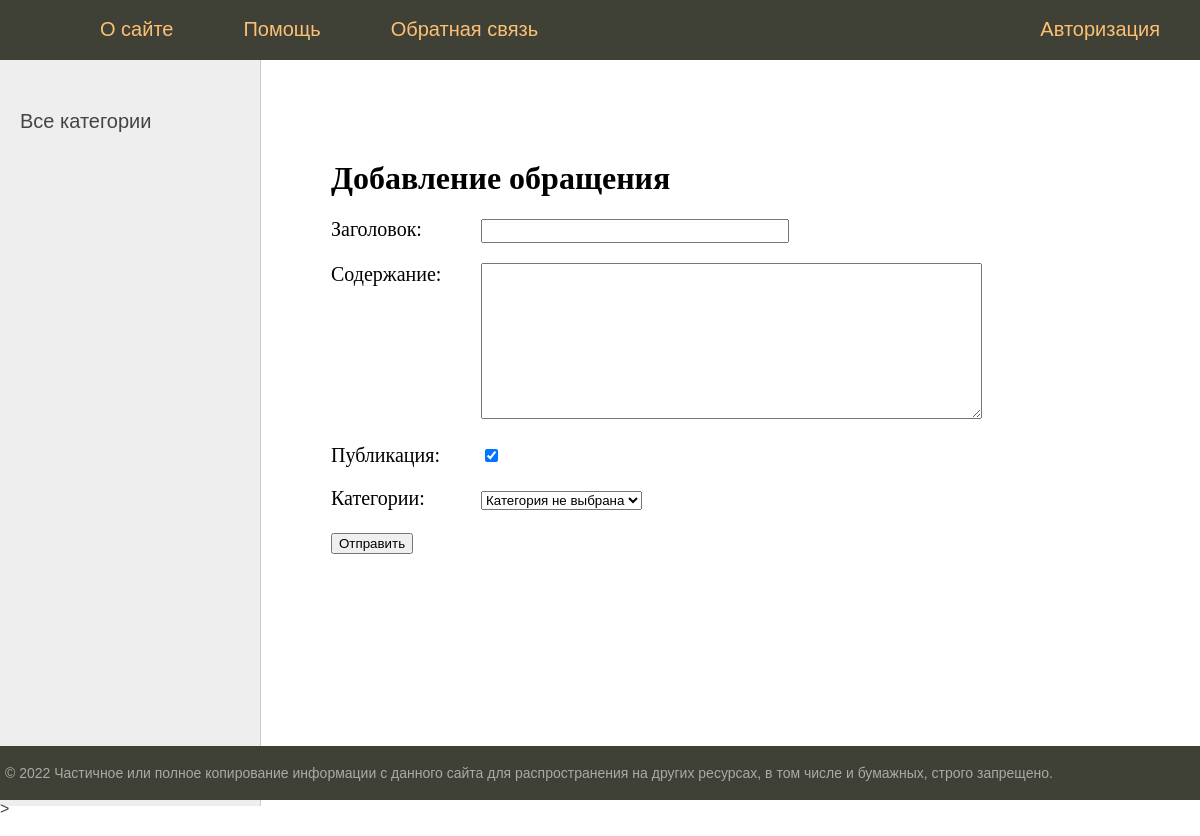
Before: /helpme/ with the older database file.
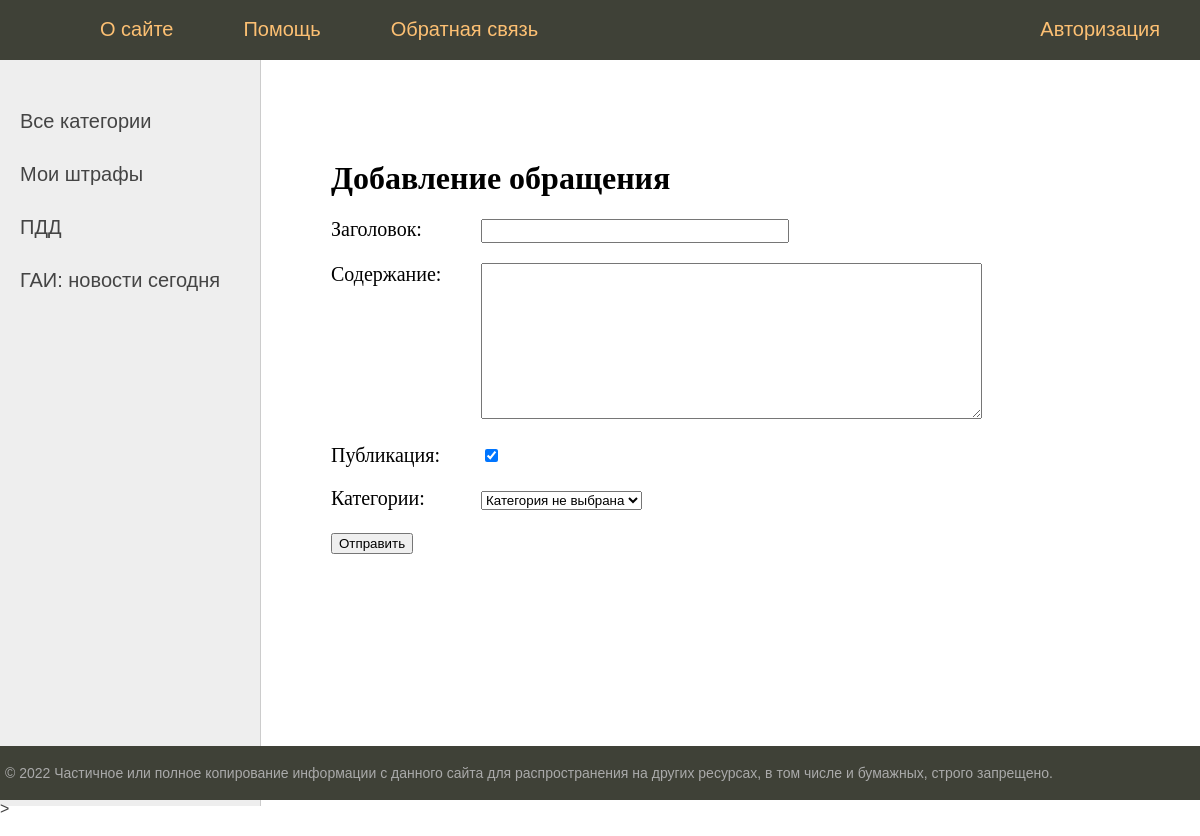
After: the same page with the newer database file.
### myfines/models.py (models this page shows)
class Category(models.Model):
    name = models.CharField(max_length=100, db_index=True)
    slug = models.SlugField(max_length=255, unique=True, db_index=True, verbose_name="URL")
    def __str__(self):
        return self.name
    def get_absolute_url(self):
        return reverse('category', kwargs={'cat_id': self.pk})
    class Meta:
        verbose_name = 'Категория'
        verbose_name_plural = 'Категории'
        ordering = ['id']

### myfines/views.py (the view)
# urls.py: path('helpme/', helpme, name='helpme'),
def helpme(request):
    if request.method == 'POST':
        form = AddPostForm(request.POST)
        if form.is_valid():
            try:
                Fines.objects.create(**form.cleaned_data)
                return redirect('home')
            except:
                form.add_error(None, 'Ошибка добавления обращения')
    else:
        form = AddPostForm()
    return render(request, 'myfines/helpme.html', {'menu': menu, 'title': 'Добавление обращения', 'form': form})

### myfines/forms.py
class AddPostForm(forms.Form):
    title = forms.CharField(max_length=255, label="Заголовок", widget=forms.TextInput(attrs={'class': 'form-input'}))
    content = forms.CharField(widget=forms.Textarea(attrs={'cols': 60, 'rows': 10}), label="Содержание")
    is_published = forms.BooleanField(label="Публикация", required=False, initial=True)
    cat = forms.ModelChoiceField(queryset=Category.objects.all(), label="Категории", empty_label="Категория не выбрана")

### myfines/templatetags/myfines_tags.py (called while the page is built)
@register.inclusion_tag('myfines/list_categories.html')
def show_categories(sort=None, cat_selected=0):
    if not sort:
        cats = Category.objects.all()
    else:
        cats = Category.objects.order_by(sort)
    return {"cats": cats, "cat_selected": cat_selected}

### templates/myfines/helpme.html (shortened to what this page needs)
{% extends 'myfines/base.html' %}
{% block content %}
<h1>{{title}}</h1>
<form action="{% url 'helpme' %}" method="post">
    {% for f in form %}
<p><label class="form-label" for="{{ f.id_for_label }}">{{f.label}}: </label>{{ f }}</p>
{% endfor %}
    <button type="submit">Отправить</button>
</form>
{% endblock %}

### templates/myfines/list_categories.html
{% for c in cats %}
         {% if c.pk == cat_selected %}
                   <li class="selected">{{c.name}}</li>
         {% else %}
                   <li><a href="{{ c.get_absolute_url }}">{{c.name}}</a></li>
         {% endif %}
{% endfor %}

Changed rows visible on the page:
added Category: name "Мои штрафы"
added Category: name "ПДД"
added Category: name "ГАИ: новости сегодня"
